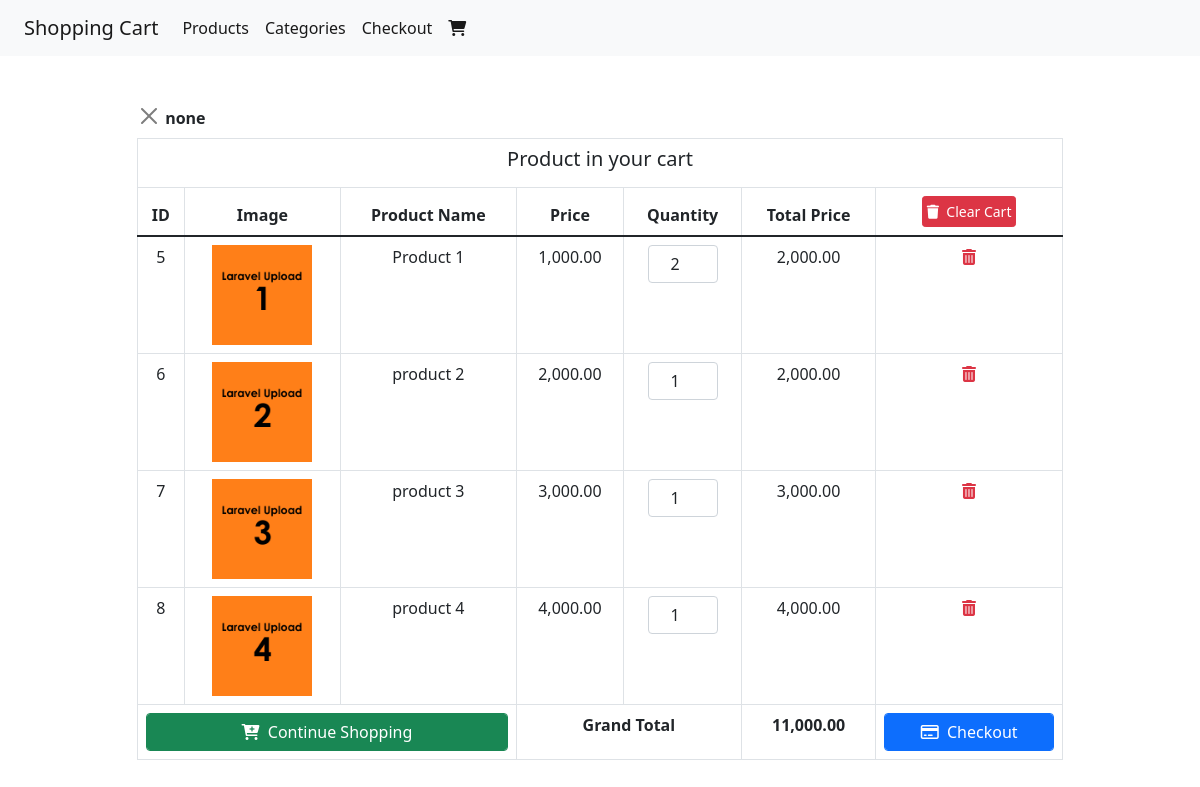
The app's page /cart.php with its own data.
### tables this page shows
CREATE TABLE `cart` (
  `id` int(11) NOT NULL,
  `p_name` varchar(100) NOT NULL,
  `p_price` varchar(100) NOT NULL,
  `p_img` varchar(100) NOT NULL,
  `qty` int(10) NOT NULL,
  `total_price` varchar(100) NOT NULL,
  `p_code` varchar(100) NOT NULL
);

### cart.php (the view, shortened to what this page needs)
<!DOCTYPE html>
<html lang="en">
<head>
    <link href="https://cdn.jsdelivr.net/npm/bootstrap@5.1.3/dist/css/bootstrap.min.css" rel="stylesheet">
    <link rel="stylesheet" href="https://cdnjs.cloudflare.com/ajax/libs/font-awesome/6.0.0-beta3/css/all.min.css" />
</head>
<body>
    <div class="container-fullid">
        <div class="row">
            <div class="col-md-12">
                <nav class="navbar navbar-expand-lg navbar-light bg-light">
                    <div class="container-fluid">
                        <a class="navbar-brand" href="index.php">Shopping Cart</a>
                        <div class="collapse navbar-collapse" id="navbarTogglerDemo02">
                            <ul class="navbar-nav me-auto mb-2 mb-lg-0">
                                <li class="nav-item">
                                    <a class="nav-link active" aria-current="page" href="index.php">Products</a>
                                </li>
                                <li class="nav-item">
                                    <a class="nav-link active" aria-current="page" href="index.php">Categories</a>
                                </li>
                                <li class="nav-item">
                                    <a class="nav-link active" aria-current="page" href="cart.php">Checkout</a>
                                </li>
                                <li class="nav-item">
                                    <a class="nav-link active" aria-current="page" href="cart.php"><i class="fas fa-shopping-cart"></i><span id="cart-item" class="badge bg-danger"></span></a>
                                </li>
                            </ul>
                        </div>
                    </div>
                </nav>
            </div>
        </div>
    </div>
    <div class="container mt-5">
        <div class="row justify-content-center">
            <div class="col-lg-10">
                <div style="display:<?php if(isset($_SESSION['showAlert'])){ echo $_SESSION['showAlert'];}else{echo 'none';} unset($_SESSION['showAlert']); ?> cla
                alert alert-success alert-dismissible">
                    <button type="button" class="btn-close" data-bs-dismiss="alert" aria-label="Close"></button>
                    <strong><?php if(isset($_SESSION['message'])){ echo $_SESSION['message'];}else{echo 'none';} unset($_SESSION['message']); ?></strong>
                </div>
                <div class="table-responsive mt-2">
                    <table class="table table-bordered text-center">
                        <thead>
                            <tr>
                                <td colspan="7">
                                    <h5 class="text-center">Product in your cart</h5>
                                </td>
                            </tr>
                            <tr>
                                <th>ID</th>
                                <th>Image</th>
                                <th>Product Name</th>
                                <th>Price</th>
                                <th>Quantity</th>
                                <th>Total Price</th>
                                <th>
                                    <a href="action.php?clear=all" class="btn btn-danger btn-sm p-1" onclick="return confirm('Are You sure want to clear your cart ?')"><i class="fas fa-trash"></i>&nbsp; Clear Cart</a>
                                </th>
                            </tr>
                        </thead>
                        <tbody>
                            <?php
                            include('connectdb.php');
                            $stmt = $conn->prepare("SELECT * FROM cart");
                            $stmt->execute();
                            $result = $stmt->get_result();
                            $grand_total = 0;
                            while ($row = $result->fetch_assoc()) :
                            ?>
                                <tr align="center">
                                    <td><?= $row['id']; ?></td>
                                    <td><img src="<?= $row['p_img']; ?>" width="100"></td>
                                    <td><?= $row['p_name']; ?></td>
                                    <td><?= number_format($row['p_price'], 2); ?></td>
                                    <td>
                                        <input type="number" class="form-control text-center itemQty" value="<?= $row['qty']; ?>" style="width:70px">
                                    </td>
                                    <td><?= number_format($row['total_price'], 2); ?></td>
                                    <td>
                                        <a href="action.php?remove=<?= $row['id']; ?>" class="text-danger" onclick="return confirm('Are you sure ?')"><i class="fas fa-trash-alt"></i></a>
                                    </td>
                                </tr>
                                <?php $grand_total += $row['total_price']; ?>
                            <?php endwhile; ?>
                            <tr>
                                <td colspan="3">
                                    <a href="index.php" class="btn btn-success form-control"><i class="fas fa-cart-plus"></i>&nbsp; Continue Shopping</a>
                                </td>
                                <td colspan="2"><b>Grand Total</b></td>
                                <td><b><?= number_format($grand_total, 2); ?></b></td>
                                <td>
                                    <a href="checkout.php" class="btn btn-primary form-control <?= ($grand_total > 1) ? "" : "disabled"; ?>"><i class="far fa-credit-card"></i>&nbsp; Checkout</a>
                                </td>
                            </tr>
                        </tbody>
                    </table>
                </div>
            </div>
        </div>
    </div>
</body>
</html>

### records on screen
cart: id "5", p_img (picture), p_name "Product 1", p_price "1,000.00", qty "2", total_price "2,000.00"
cart: id "6", p_img (picture), p_name "product 2", p_price "2,000.00", qty "1", total_price "2,000.00"
cart: id "7", p_img (picture), p_name "product 3", p_price "3,000.00", qty "1", total_price "3,000.00"
cart: id "8", p_img (picture), p_name "product 4", p_price "4,000.00", qty "1", total_price "4,000.00"

### other values on screen
$grand_total "11,000.00"
